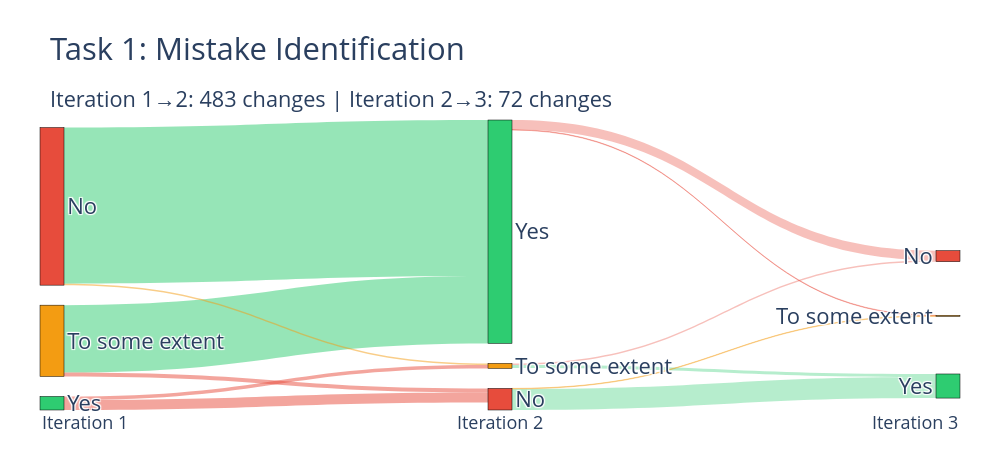
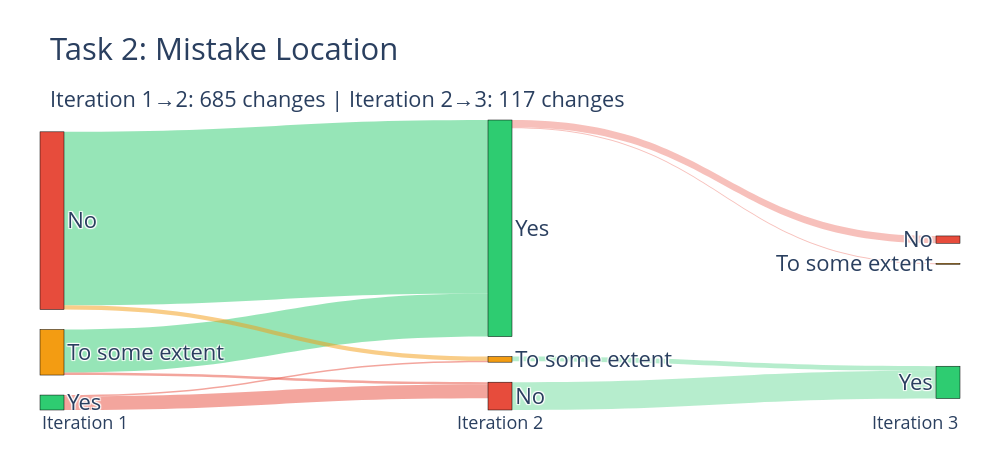
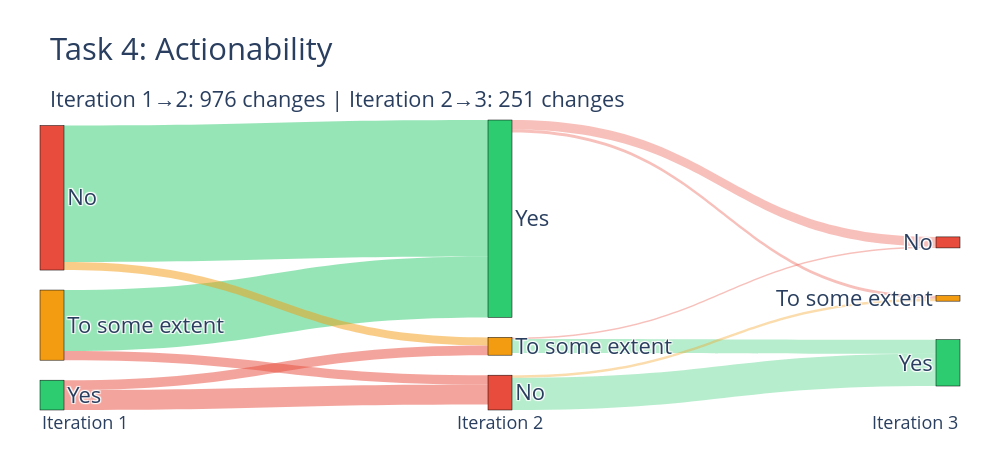
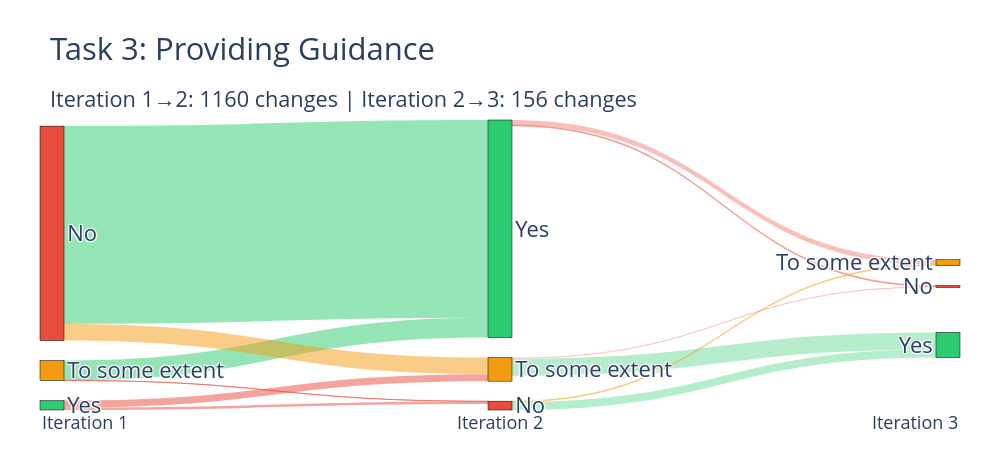

Notebook cell for these charts, in order:
### Code cell
# Sankey diagrams for CHANGES ONLY with explicit iteration stages (1 -> 2 -> 3)
import plotly.graph_objects as go

# Define task display names
task_display_names = {
    'Mistake Identification (includes the relevant mistake identification)': 'Task 1: Mistake Identification',
    'Mistake Location (points to the mistake\'s location in the answer and outline what the error is to help the student remediate)': 'Task 2: Mistake Location',
    'Actionability (provides what the student should do next)': 'Task 4: Actionability',
    'Providing Guidance (should provide the student with relevant and helpful guidance)': 'Task 3: Providing Guidance'
}

label_options = ['Yes', 'To some extent', 'No']
all_tasks = bd_tasks + ['Providing Guidance (should provide the student with relevant and helpful guidance)']

for task in all_tasks:
    task_steps = label_changes_by_step[task]
    if not task_steps:
        continue

    task_short = task_display_names.get(task, task.split('(')[0].strip())

    # Build nodes for 3 columns: Iteration 1, Iteration 2, Iteration 3
    # Node labels contain only class names; iteration appears once as a column header.
    nodes = label_options + label_options + label_options

    sources = []
    targets = []
    values = []
    colors = []

    # Helper: style transition color
    def transition_color(source_label, target_label, alpha=0.45):
        if source_label == 'To some extent' and target_label == 'No':
            return f'rgba(231, 76, 60, {alpha})'    # red (to some extent -> no)
        if source_label == 'No' and target_label == 'To some extent':
            return f'rgba(243, 156, 18, {alpha})'   # orange (no -> to some extent)
        if source_label == 'No' and target_label == 'Yes':
            return f'rgba(46, 204, 113, {alpha})'   # green (strong improvement)
        if source_label == 'To some extent' and target_label == 'Yes':
            return f'rgba(46, 204, 113, {alpha})'   # green (improvement)
        if source_label == 'Yes' and target_label in ['To some extent', 'No']:
            return f'rgba(231, 76, 60, {alpha})'    # red (degradation)
        return f'rgba(52, 152, 219, {alpha})'       # lateral change

    # Iteration 1 -> Iteration 2 (changes only)
    for src_label in label_options:
        for tgt_label in label_options:
            if src_label == tgt_label:
                continue
            transition = f"{src_label} → {tgt_label}"
            count = task_steps.get((1, 2), {}).get(transition, 0)
            if count > 0:
                sources.append(label_options.index(src_label))
                targets.append(3 + label_options.index(tgt_label))
                values.append(count)
                colors.append(transition_color(src_label, tgt_label, alpha=0.50))

    # Iteration 2 -> Iteration 3 (changes only)
    for src_label in label_options:
        for tgt_label in label_options:
            if src_label == tgt_label:
                continue
            transition = f"{src_label} → {tgt_label}"
            count = task_steps.get((2, 3), {}).get(transition, 0)
            if count > 0:
                sources.append(3 + label_options.index(src_label))
                targets.append(6 + label_options.index(tgt_label))
                values.append(count)
                colors.append(transition_color(src_label, tgt_label, alpha=0.35))

    if not values:
        continue

    step12_total = sum(task_steps.get((1, 2), {}).values())
    step23_total = sum(task_steps.get((2, 3), {}).values())

    fig = go.Figure(data=[go.Sankey(
        arrangement='snap',
        node=dict(
            pad=20,
            thickness=24,
            line=dict(color='black', width=0.5),
            label=nodes,
            color=['#2ecc71', '#f39c12', '#e74c3c'] * 3
        ),
        link=dict(
            source=sources,
            target=targets,
            value=values,
            color=colors,
            hovertemplate='%{source.label} → %{target.label}<br>Count: %{value}<extra></extra>'
        )
    )])

    fig.update_layout(
        title=(
            f"{task_short}<br>"
            f"<sub>Iteration 1→2: {step12_total} changes | Iteration 2→3: {step23_total} changes</sub>"
        ),
        annotations=[
            dict(x=0.0, y=-0.09, xref='paper', yref='paper', text='Iteration 1', showarrow=False, font=dict(size=18)),
            dict(x=0.50, y=-0.09, xref='paper', yref='paper', text='Iteration 2', showarrow=False, font=dict(size=18)),
            dict(x=1, y=-0.09, xref='paper', yref='paper', text='Iteration 3', showarrow=False, font=dict(size=18)),
        ],
        font=dict(size=22),
        height=450,
        width=1000,
        showlegend=False,
        margin=dict(l=40, r=40, t=120, b=40)
    )

    fig.show()

### Figure 1 — Plotly figure (JSON) as saved in the notebook; plotly's stock layout.template omitted (floating-point values rounded to 4 significant figures)
{"data": [{"arrangement": "snap", "link": {"color": ["rgba(231, 76, 60, 0.5)", "rgba(231, 76, 60, 0.5)", "rgba(46, 204, 113, 0.5)", "rgba(231, 76, 60, 0.5)", "rgba(46, 204, 113, 0.5)", "rgba(243, 156, 18, 0.5)", "rgba(231, 76, 60, 0.35)", "rgba(231, 76, 60, 0.35)", "rgba(46, 204, 113, 0.35)", "rgba(231, 76, 60, 0.35)", "rgba(46, 204, 113, 0.35)", "rgba(243, 156, 18, 0.35)"], "hovertemplate": "%{source.label} → %{target.label}<br>Count: %{value}<extra></extra>", "source": [0, 0, 1, 1, 2, 2, 3, 3, 4, 4, 5, 5], "target": [4, 5, 3, 5, 3, 4, 7, 8, 6, 8, 6, 7], "value": [7, 20, 134, 8, 311, 3, 1, 19, 6, 3, 42, 1]}, "node": {"color": ["#2ecc71", "#f39c12", "#e74c3c", "#2ecc71", "#f39c12", "#e74c3c", "#2ecc71", "#f39c12", "#e74c3c"], "label": ["Yes", "To some extent", "No", "Yes", "To some extent", "No", "Yes", "To some extent", "No"], "line": {"color": "black", "width": 0.5}, "pad": 20, "thickness": 24}, "type": "sankey"}], "layout": {"annotations": [{"font": {"size": 18}, "showarrow": false, "text": "Iteration 1", "x": 0, "xref": "paper", "y": -0.09, "yref": "paper"}, {"font": {"size": 18}, "showarrow": false, "text": "Iteration 2", "x": 0.5, "xref": "paper", "y": -0.09, "yref": "paper"}, {"font": {"size": 18}, "showarrow": false, "text": "Iteration 3", "x": 1, "xref": "paper", "y": -0.09, "yref": "paper"}], "font": {"size": 22}, "height": 450, "margin": {"b": 40, "l": 40, "r": 40, "t": 120}, "showlegend": false, "title": {"text": "Task 1: Mistake Identification<br><sub>Iteration 1→2: 483 changes | Iteration 2→3: 72 changes</sub>"}, "width": 1000}}

### Figure 2 — Plotly figure (JSON) as saved in the notebook; plotly's stock layout.template omitted (floating-point values rounded to 4 significant figures)
{"data": [{"arrangement": "snap", "link": {"color": ["rgba(231, 76, 60, 0.5)", "rgba(231, 76, 60, 0.5)", "rgba(46, 204, 113, 0.5)", "rgba(231, 76, 60, 0.5)", "rgba(46, 204, 113, 0.5)", "rgba(243, 156, 18, 0.5)", "rgba(231, 76, 60, 0.35)", "rgba(231, 76, 60, 0.35)", "rgba(46, 204, 113, 0.35)", "rgba(46, 204, 113, 0.35)"], "hovertemplate": "%{source.label} → %{target.label}<br>Count: %{value}<extra></extra>", "source": [0, 0, 1, 1, 2, 2, 3, 3, 4, 5], "target": [4, 5, 3, 5, 3, 4, 7, 8, 6, 6], "value": [4, 39, 124, 7, 499, 12, 3, 21, 13, 80]}, "node": {"color": ["#2ecc71", "#f39c12", "#e74c3c", "#2ecc71", "#f39c12", "#e74c3c", "#2ecc71", "#f39c12", "#e74c3c"], "label": ["Yes", "To some extent", "No", "Yes", "To some extent", "No", "Yes", "To some extent", "No"], "line": {"color": "black", "width": 0.5}, "pad": 20, "thickness": 24}, "type": "sankey"}], "layout": {"annotations": [{"font": {"size": 18}, "showarrow": false, "text": "Iteration 1", "x": 0, "xref": "paper", "y": -0.09, "yref": "paper"}, {"font": {"size": 18}, "showarrow": false, "text": "Iteration 2", "x": 0.5, "xref": "paper", "y": -0.09, "yref": "paper"}, {"font": {"size": 18}, "showarrow": false, "text": "Iteration 3", "x": 1, "xref": "paper", "y": -0.09, "yref": "paper"}], "font": {"size": 22}, "height": 450, "margin": {"b": 40, "l": 40, "r": 40, "t": 120}, "showlegend": false, "title": {"text": "Task 2: Mistake Location<br><sub>Iteration 1→2: 685 changes | Iteration 2→3: 117 changes</sub>"}, "width": 1000}}

### Figure 3 — Plotly figure (JSON) as saved in the notebook; plotly's stock layout.template omitted (floating-point values rounded to 4 significant figures)
{"data": [{"arrangement": "snap", "link": {"color": ["rgba(231, 76, 60, 0.5)", "rgba(231, 76, 60, 0.5)", "rgba(46, 204, 113, 0.5)", "rgba(231, 76, 60, 0.5)", "rgba(46, 204, 113, 0.5)", "rgba(243, 156, 18, 0.5)", "rgba(231, 76, 60, 0.35)", "rgba(231, 76, 60, 0.35)", "rgba(46, 204, 113, 0.35)", "rgba(231, 76, 60, 0.35)", "rgba(46, 204, 113, 0.35)", "rgba(243, 156, 18, 0.35)"], "hovertemplate": "%{source.label} → %{target.label}<br>Count: %{value}<extra></extra>", "source": [0, 0, 1, 1, 2, 2, 3, 3, 4, 4, 5, 5], "target": [4, 5, 3, 5, 3, 4, 7, 8, 6, 8, 6, 7], "value": [39, 80, 243, 37, 545, 32, 12, 38, 56, 6, 129, 10]}, "node": {"color": ["#2ecc71", "#f39c12", "#e74c3c", "#2ecc71", "#f39c12", "#e74c3c", "#2ecc71", "#f39c12", "#e74c3c"], "label": ["Yes", "To some extent", "No", "Yes", "To some extent", "No", "Yes", "To some extent", "No"], "line": {"color": "black", "width": 0.5}, "pad": 20, "thickness": 24}, "type": "sankey"}], "layout": {"annotations": [{"font": {"size": 18}, "showarrow": false, "text": "Iteration 1", "x": 0, "xref": "paper", "y": -0.09, "yref": "paper"}, {"font": {"size": 18}, "showarrow": false, "text": "Iteration 2", "x": 0.5, "xref": "paper", "y": -0.09, "yref": "paper"}, {"font": {"size": 18}, "showarrow": false, "text": "Iteration 3", "x": 1, "xref": "paper", "y": -0.09, "yref": "paper"}], "font": {"size": 22}, "height": 450, "margin": {"b": 40, "l": 40, "r": 40, "t": 120}, "showlegend": false, "title": {"text": "Task 4: Actionability<br><sub>Iteration 1→2: 976 changes | Iteration 2→3: 251 changes</sub>"}, "width": 1000}}

### Figure 4 — Plotly figure (JSON) as saved in the notebook; plotly's stock layout.template omitted (floating-point values rounded to 4 significant figures)
{"data": [{"arrangement": "snap", "link": {"color": ["rgba(231, 76, 60, 0.5)", "rgba(231, 76, 60, 0.5)", "rgba(46, 204, 113, 0.5)", "rgba(231, 76, 60, 0.5)", "rgba(46, 204, 113, 0.5)", "rgba(243, 156, 18, 0.5)", "rgba(231, 76, 60, 0.35)", "rgba(231, 76, 60, 0.35)", "rgba(46, 204, 113, 0.35)", "rgba(231, 76, 60, 0.35)", "rgba(46, 204, 113, 0.35)", "rgba(243, 156, 18, 0.35)"], "hovertemplate": "%{source.label} → %{target.label}<br>Count: %{value}<extra></extra>", "source": [0, 0, 1, 1, 2, 2, 3, 3, 4, 4, 5, 5], "target": [4, 5, 3, 5, 3, 4, 7, 8, 6, 8, 6, 7], "value": [33, 12, 94, 1, 941, 79, 24, 4, 81, 5, 38, 4]}, "node": {"color": ["#2ecc71", "#f39c12", "#e74c3c", "#2ecc71", "#f39c12", "#e74c3c", "#2ecc71", "#f39c12", "#e74c3c"], "label": ["Yes", "To some extent", "No", "Yes", "To some extent", "No", "Yes", "To some extent", "No"], "line": {"color": "black", "width": 0.5}, "pad": 20, "thickness": 24}, "type": "sankey"}], "layout": {"annotations": [{"font": {"size": 18}, "showarrow": false, "text": "Iteration 1", "x": 0, "xref": "paper", "y": -0.09, "yref": "paper"}, {"font": {"size": 18}, "showarrow": false, "text": "Iteration 2", "x": 0.5, "xref": "paper", "y": -0.09, "yref": "paper"}, {"font": {"size": 18}, "showarrow": false, "text": "Iteration 3", "x": 1, "xref": "paper", "y": -0.09, "yref": "paper"}], "font": {"size": 22}, "height": 450, "margin": {"b": 40, "l": 40, "r": 40, "t": 120}, "showlegend": false, "title": {"text": "Task 3: Providing Guidance<br><sub>Iteration 1→2: 1160 changes | Iteration 2→3: 156 changes</sub>"}, "width": 1000}}
